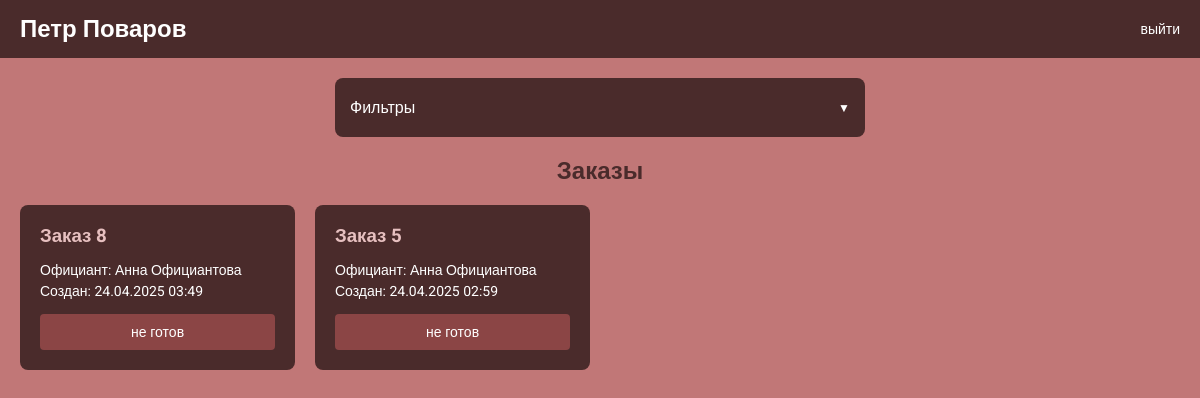
Page /экзамен/cook/orders.php (signed in) on the committed database.
### tables this page shows
CREATE TABLE `users` (
  `id` int(11) NOT NULL,
  `full_name` varchar(100) NOT NULL,
  `username` varchar(50) NOT NULL,
  `password` varchar(100) NOT NULL,
  `role` enum('admin','cook','waiter') NOT NULL
);

CREATE TABLE `orders` (
  `id` int(11) NOT NULL,
  `shift_id` int(11) DEFAULT NULL,
  `waiter_id` int(11) DEFAULT NULL,
  `status` enum('принят','оплачен','закрыт') DEFAULT 'принят',
  `is_ready` tinyint(1) DEFAULT 0,
  `created_at` timestamp NOT NULL DEFAULT current_timestamp(),
  `table_number` int(11) DEFAULT NULL
);

### экзамен/cook/orders.php (the view, shortened to what this page needs)
<?php
require_once '../config.php';
$stmt = $pdo->prepare("SELECT full_name FROM users WHERE id = ?");
$stmt->execute([$_SESSION['user_id']]);
$user = $stmt->fetch(PDO::FETCH_ASSOC);
$start_date = isset($_GET['start_date']) ? $_GET['start_date'] : date('Y-m-d', strtotime('-1 month'));
$end_date = isset($_GET['end_date']) ? $_GET['end_date'] : date('Y-m-d');
$sql = "SELECT o.*, u.full_name as waiter_name
        FROM orders o
        LEFT JOIN users u ON o.waiter_id = u.id
        WHERE o.status = 'принят'
        AND DATE(o.created_at) BETWEEN :start_date AND :end_date";
$sql .= " ORDER BY o.created_at DESC";
$stmt = $pdo->prepare($sql);
$stmt->execute([
    'start_date' => $start_date,
    'end_date' => $end_date
]);
$orders = $stmt->fetchAll(PDO::FETCH_ASSOC);
?>
<!DOCTYPE html>
<html lang="ru">
<head>
    <link rel="stylesheet" href="../style.css">
</head>
<body>
    <div class="header">
        <h1><?php echo htmlspecialchars($user['full_name']); ?></h1>
        <a href="../logout.php" class="logout-btn">выйти</a>
    </div>
    <div class="content">
        <div class="filter-container">
            <div class="filter-title" onclick="toggleFilter()">
                Фильтры
            </div>
        </div>
        <h2 class="page-title">Заказы</h2>
        <div class="orders-container">
            <?php if (empty($orders)): ?>
                <p class="no-orders">Заказов за выбранный период не найдено</p>
            <?php else: ?>
                <?php foreach ($orders as $order): ?>
                    <div class="order-card">
                        <h3>Заказ <?php echo htmlspecialchars($order['id']); ?></h3>
                        <p>Официант: <?php echo htmlspecialchars($order['waiter_name']); ?></p>
                        <p>Создан: <?php echo date('d.m.Y H:i', strtotime($order['created_at'])); ?></p>
                        <form method="POST" class="ready-form">
                            <button type="submit" class="ready-toggle <?php echo $order['is_ready'] ? 'ready' : 'not-ready'; ?>">
                                <?php echo $order['is_ready'] ? 'готов' : 'не готов'; ?>
                            </button>
                        </form>
                    </div>
                <?php endforeach; ?>
            <?php endif; ?>
        </div>
    </div>
</body>
</html>

### экзамен/style.css (style rules this page uses)
:root { --dark-brown: #4a2b2b; --medium-brown: #8b4545; --light-pink: #e7c0c0; --pink: #c17777; --green: #458b45; --red: #8b4545; }
body { margin: 0; padding: 0; font-family: 'Roboto', sans-serif; background-color: var(--pink); }
.header { background-color: var(--dark-brown); padding: 15px 20px; display: flex; justify-content: space-between; align-items: center; color: white; }
.header h1 { margin: 0; font-size: 24px; }
.logout-btn { color: white; text-decoration: none; font-size: 14px; text-transform: lowercase; }
.content { padding: 20px; }
.page-title { color: var(--dark-brown); margin-bottom: 20px; text-align: center; }
.orders-container { display: grid; grid-template-columns: repeat(auto-fill, minmax(250px, 1fr)); gap: 20px; }
.order-card { background-color: var(--dark-brown); color: white; padding: 20px; border-radius: 8px; margin-bottom: 20px; }
.order-card h3 { margin: 0 0 15px 0; color: var(--light-pink); }
.order-card p { margin: 5px 0; font-size: 14px; }
.filter-container { background-color: var(--dark-brown); padding: 15px; border-radius: 8px; margin-bottom: 20px; max-width: 500px; margin-left: auto; margin-right: auto; }
.filter-title { color: white; font-size: 16px; font-weight: 500; cursor: pointer; display: flex; justify-content: space-between; align-items: center; padding: 5px 0; }
.filter-title:after { content: '▼'; font-size: 12px; transition: transform 0.3s; }
.ready-form { margin-top: 15px; }
.ready-toggle { width: 100%; padding: 10px; border: none; border-radius: 4px; color: white; cursor: pointer; font-size: 14px; transition: background-color 0.3s; }
.ready-toggle.not-ready { background-color: var(--red); }

### rows in the picture
users: full_name "Петр Поваров"
orders: id "8", waiter.full_name "Анна Официантова", created_at "24.04.2025 03:49", is_ready "не готов"
orders: id "5", waiter.full_name "Анна Официантова", created_at "24.04.2025 02:59", is_ready "не готов"
